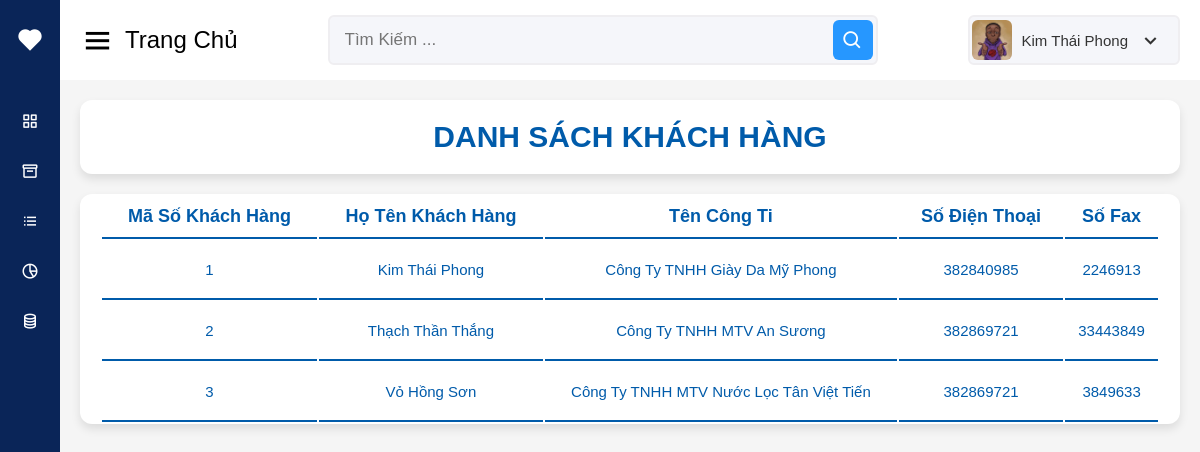
/Nhanvien/khachhang.php, run on the app's committed database.
### tables this page shows
CREATE TABLE `nhanvien` (
  `msnv` int(11) NOT NULL,
  `hotennv` varchar(100) DEFAULT NULL,
  `chucvu` varchar(100) DEFAULT NULL,
  `diachi` varchar(100) DEFAULT NULL,
  `sodienthoai` int(11) DEFAULT NULL
);

CREATE TABLE `khachhang` (
  `mskh` int(11) NOT NULL,
  `hotenkh` varchar(100) DEFAULT NULL,
  `tencongty` varchar(100) DEFAULT NULL,
  `sodienthoai` int(10) DEFAULT NULL,
  `sofax` varchar(100) DEFAULT NULL
);

### db/dbconnection.php (called while the page is built, shortened)
<?php
function executeResult($sql) {
    $conn = mysqli_connect(HOST, USERNAME, PASSWORD, DATABASE);
    $result = mysqli_query($conn, $sql);
    $data = [];
    while($row = mysqli_fetch_array($result, 1)) {
        $data[] = $row;
    }
    return $data;
}
function executeSingleResult($sql) {
    $conn = mysqli_connect(HOST, USERNAME, PASSWORD, DATABASE);
    $result = mysqli_query($conn, $sql);
    $row    = mysqli_fetch_array($result, 1);
    return $row;
}

### Nhanvien/khachhang.php (the view, shortened to what this page needs)
<?php
require_once('../db/dbconnection.php');
?>
<!DOCTYPE html>
<html lang="en">
<head>
    <link rel="stylesheet" href="admin.css">
    <link href='https://unpkg.com/boxicons@2.0.9/css/boxicons.min.css' rel='stylesheet'>
</head>
<body>
    <div class="sidebar">
        <div class="logo-details">
            <i class='bx bxs-heart'></i>
            <span class="logo_name">Durex</span>
        </div>
        <ul class="nav-links">
            <li>
                <a href="index.php">
                    <i class="bx bx-grid-alt"></i>
                    <span class="link_name">Trang Chủ</span>
                </a>
            </li>
            <li>
                <a href="product.php">
                    <i class="bx bx-box"></i>
                    <span class="link_name">Sản Phẩm</span>
                </a>
            </li>
            <li>
                <a href="category.php">
                    <i class="bx bx-list-ul"></i>
                    <span class="link_name">Loại Sản Phẩm</span>
                </a>
            </li>
            <li>
                <a href="khachhang.php">
                    <i class="bx bx-pie-chart-alt-2"></i>
                    <span class="link_name">Khách Hàng</span>
                </a>
            </li>
            <li>
                <a href="donhang.php">
                    <i class="bx bx-coin-stack"></i>
                    <span class="link_name">Đơn Hàng</span>
                </a>
            </li>
        </ul>
    </div>
    <section class="home-section">
        <nav>
            <div class="sidebar-button">
                <i class="bx bx-menu sidebarBtn"></i>
                <span class="dashboard">Trang Chủ</span>
            </div>
            <div class="search-box">
                <input type="text" placeholder="Tìm Kiếm ...">
                <i class='bx bx-search'></i>
            </div>
            <div class="profile-details">
                <img src="images/anhdaden.jpg" alt="">
                <?php
                    $sql = 'select hotennv from nhanvien where msnv = -1';
                    $result = executeSingleResult($sql);
                    echo '<span class="admin_name">'.$result['hotennv'].'</span>';
                ?>
                <i class="bx bx-chevron-down"></i>
            </div>
        </nav>
        <div class="information-customer">
            <div class="information-customer-content">
                <h1>Danh Sách Khách Hàng</h1>
                <table>
                    <tr>
                        <th>Mã Số Khách Hàng</th>
                        <th>Họ Tên Khách Hàng</th>
                        <th>Tên Công Ti</th>
                        <th>Số Điện Thoại</th>
                        <th>Số Fax</th>
                    </tr>
                    <?php
                    $sql = 'select * from khachhang';
                    $result = executeResult($sql);
                    foreach ($result as $row) {
                        if ($row['hotenkh'] == null) {
                            echo '
                            <tr>
                                <td>'.$row['mskh'].'</td>
                                <td>Noname</td>
                                <td>'.$row['tencongty'].'</td>
                                <td>'.$row['sodienthoai'].'</td>
                                <td>'.$row['sofax'].'</td>
                             </tr>';
                        } else {
                            echo '
                            <tr>
                                <td>'.$row['mskh'].'</td>
                                <td>'.$row['hotenkh'].'</td>
                                <td>'.$row['tencongty'].'</td>
                                <td>'.$row['sodienthoai'].'</td>
                                <td>'.$row['sofax'].'</td>
                             </tr>';
                        }
                    }
                    ?>
                </table>
            </div>
    </section>
</body>
</html>

### Nhanvien/admin.css (style rules this page uses)
* { margin: 0; padding: 0; box-sizing: border-box; font-family: 'Josefin Sans', sans-serif;; }
body { min-height: 100vh; width: 100%; }
.sidebar { position: fixed; height: 100%; width: 240px; background-color: #0A2558; transition: all 0.5s ease; }
.sidebar .logo-details { height: 80px; width: 100%; display: flex; align-items: center; }
.sidebar .logo-details i { font-size: 28px; font-weight: 500; color: #fff; min-width: 60px; text-align: center; }
.sidebar .logo-details .logo_name { font-size: 24px; font-weight: 500; color: #fff; }
.sidebar .nav-links { margin-top: 16px; }
.sidebar .nav-links li { height: 50px; width: 100%; list-style: none; }
.sidebar .nav-links li a { height: 100%; width: 100%; display: flex; align-items: center; text-decoration: none; transition: all 0.4 ease; }
.sidebar .nav-links li a i { min-width: 60px; text-align: center; color: #fff; font-size: 18px; }
.sidebar .nav-links li a .link_name { color: #fff; font-size: 15px; font-weight: 400; white-space: nowrap; }
.home-section { background-color: #f5f5f5; position: relative; min-height: 100vh; width: calc(100% - 240px); left: 240px; transition: all 0.5s ease; }
.home-section nav { position: fixed; width: calc(100% - 240px); left: 240px; height: 80px; background-color: #fff; padding: 0 20px; display: flex; align-items: center; justify-content: space-between; transition: all 0.5s ease; z-index: 2; }
.home-section nav .sidebar-button { display: flex; align-items: center; font-size: 24px; font-weight: 500; }
.home-section nav .sidebar-button i { font-size: 35px; margin-right: 10px; }
.home-section nav .search-box { height: 50px; width: 550px; margin: 0 20px; position: relative; }
nav .search-box input { position: absolute; height: 100%; width: 100%; border-radius: 6px; padding: 0 15px; font-size: 17px; outline: none; background: #F5F6FA; border: 2px solid #EFEEF1; }
nav .search-box .bx-search { position: absolute; right: 5px; top: 50%; transform: translateY(-50%); height: 40px; width: 40px; background: #2697FF; border-radius: 6px; color: #fff; font-size: 22px; line-height: 40px; text-align: center; }
.home-section nav .profile-details { display: flex; align-items: center; height: 50px; min-width: 190px; background: #F5F6FA; border: 2px solid #EFEEF1; border-radius: 6px; padding: 0 15px 0 2px; cursor: pointer; }
nav .profile-details img { height: 40px; width: 40px; object-fit: cover; border-radius: 6px; }
nav .profile-details .admin_name { font-size: 15px; font-weight: 500; color: #333; margin: 0 10px; white-space: nowrap; }
nav .profile-details i { color: #333; font-size: 25px; }
@media (max-width: 1216px) { .sidebar { width: 60px; } }
@media (max-width: 1216px) { .home-section { width: calc(100% - 60px); left: 60px; } }
@media (max-width: 1216px) { .home-section nav { width: calc(100% - 60px); left: 60px; } }
.information-customer-content { padding: 80px 20px; }
.information-customer-content > h1 { padding: 20px; margin: 20px 0; font-size: 30px; color: #005baa; border-collapse: collapse; text-align: center; background: #fff; box-shadow: 0 5px 10px rgba(0, 0 ,0 ,0.1); border-radius: 12px; text-transform: uppercase; }
.information-customer .information-customer-content table { padding: 0 20px; width: 100%; text-align: center; background: #fff; box-shadow: 0 5px 10px rgba(0, 0 ,0 ,0.1); border-radius: 12px; }
.information-customer .information-customer-content tr { width: 500px; }
.information-customer .information-customer-content table th { padding: 10px; font-size: 18px; color: #005baa; border-collapse: collapse; border-bottom: 2px solid #005baa; }
.information-customer .information-customer-content table td { font-size: 15px; color: #005baa; margin: 0px 0px 0px 0px; padding: 20px 0px; border-bottom: 2px solid #005baa; }

### data on the page
nhanvien: hotennv "Kim Thái Phong"
khachhang: mskh "1", hotenkh "Kim Thái Phong", tencongty "Công Ty TNHH Giày Da Mỹ Phong", sodienthoai "382840985", sofax "2246913"
khachhang: mskh "2", hotenkh "Thạch Thần Thắng", tencongty "Công Ty TNHH MTV An Sương", sodienthoai "382869721", sofax "33443849"
khachhang: mskh "3", hotenkh "Vỏ Hồng Sơn", tencongty "Công Ty TNHH MTV Nước Lọc Tân Việt Tiến", sodienthoai "382869721", sofax "3849633"
